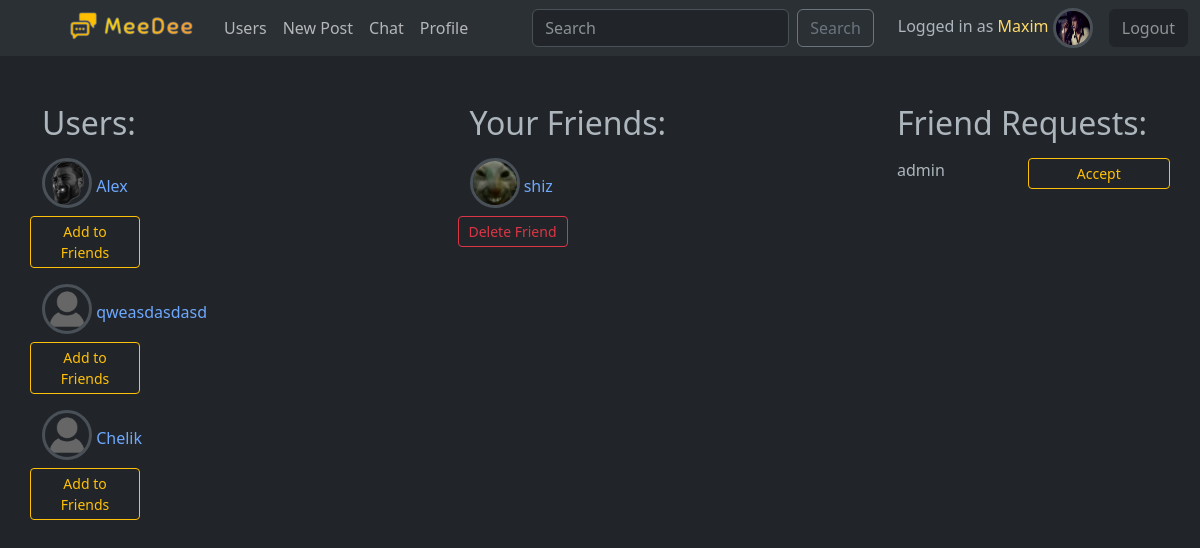
/users/ (signed in), run on an earlier commit of the app's database.
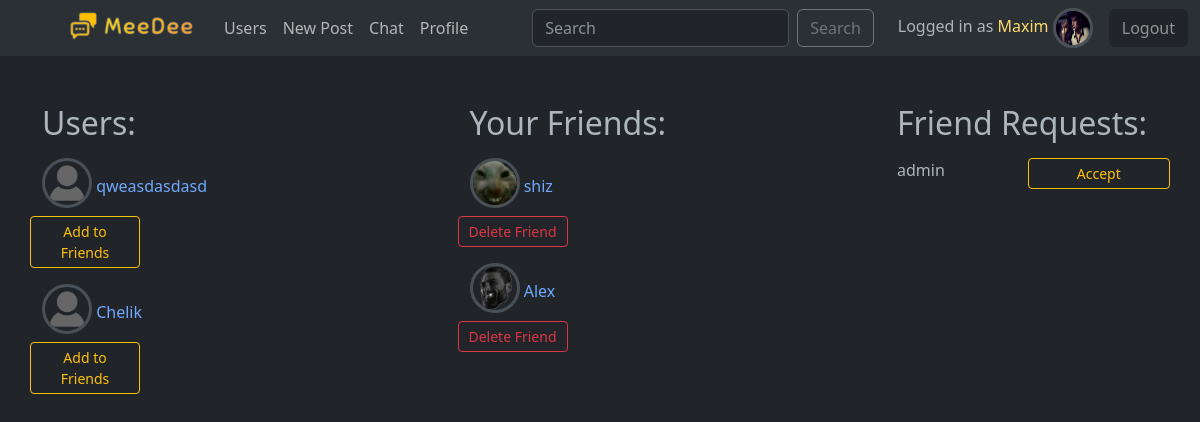
And on a later commit of the database.
### social/models.py (models this page shows)
class User(AbstractUser):
    friends = models.ManyToManyField("User", blank=True)
    username = models.CharField(max_length=12)
    email = models.EmailField(unique=True)
    bio = models.TextField(max_length=300, blank=True)
    avatar = models.ImageField(upload_to="images", default="no-avatar.png")
    date_of_birth = models.DateField(null=True, blank=True)
    online_status = models.BooleanField(default=False)
    USERNAME_FIELD = "email"
    REQUIRED_FIELDS = ["username"]
    def __str__(self):
        return self.username

class FriendRequest(models.Model):
    from_user = models.ForeignKey(User, related_name="from_user", on_delete=models.CASCADE)
    to_user = models.ForeignKey(User, related_name="to_user", on_delete=models.CASCADE)

### social/views.py (the view)
# urls.py: path('users/', views.UsersListView.as_view(), name='users-list'),
class UsersListView(ListView):
    model = User
    template_name = "social/users_list.html"
    context_object_name = "users"

### social/templates/social/users_list.html (shortened to what this page needs)
{% extends "base.html" %}
{% load static %}
{% block body %}
<div class="container mt-5">
    <div class="row justify-content-between">
        <div class="col-3">
            <h2>Users:</h2>
            {% for user in users %}
                {% if not user.is_superuser %}
                    {% if user not in request.user.friends.all and user != request.user %}
                    <div class="row justify-content-between my-3">
                        <div class="col-8">
                            <a href="{% url 'profile' user.id %}" class='text-decoration-none'>
                                <img src="{{ user.avatar.url }}" alt="" class="border border-3 rounded-circle mb-2" style="width: 50px; height: 50px">
                                <span>{{ user.username }}</span>
                            </a>
                        </div>
                        <a href="{% url 'send-friend-request' user.id %}" style="max-width: 110px;" class="btn btn-outline-warning btn-sm col-6 h-100 align-self-center">Add to Friends</a>
                    </div>
                    {% endif %}
                {% endif %}
            {% endfor %}
        </div>
        <div class="col-3">
            <h2>Your Friends:</h2>
            {% for friend in user.friends.all %}
                {% if friend != request.user %}
                    <div class="row justify-content-between my-3">
                        <div class="col-8">
                            <a href="{% url 'profile' friend.id %}" class='text-decoration-none'>
                                <img src="{{ friend.avatar.url }}" alt="" class="border border-3 rounded-circle mb-2" style="max-width: 50px; height: 50px;">
                                <span>{{ friend.username }}</span>
                            </a>
                        </div>
                        <a href="{% url 'send-friend-request'  friend.id %}" style="max-width: 110px;" class="btn btn-outline-danger btn-sm col-6 h-100 align-self-center">Delete Friend</a>
                    </div>
                {% endif %}
            {% endfor %}
        </div>
        <div class="col-3">
            <h2>Friend Requests:</h2>
            {% for friend_request in request.user.to_user.all %}
                <div class="row justify-content-between my-3">
                    <div class="col-4">{{ friend_request.from_user }}</div>
                    <a href="{% url 'accept-friend-request'  friend_request.id %}" class="btn btn-outline-warning btn-sm col-6">Accept</a>
                </div>
            {% endfor %}
        </div>
    </div>
</div>
{% endblock %}

What changed in the data, as far as the page shows it:
changed User "Alex": moves from the list under "Users:" to the list under "Your Friends:"
